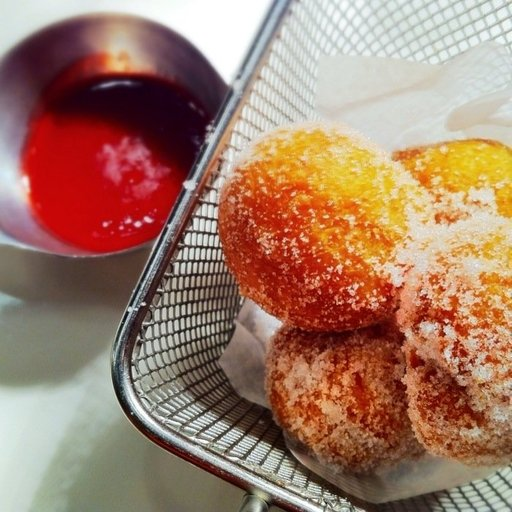
#> input picture 2nd_task/sample.png, 512 x 512 px, found by its file name
$ python depth_processing.py
#> lines starting #> are read from the running program, lines starting #| are printed output that depends on the picture
import cv2
import numpy as np
import os

def load_image(path):
    image = cv2.imread(path)
#> image is the input picture: shape (512, 512, 3); mean B, G, R 104.9, 124.4, 162
    if image is None:
        raise FileNotFoundError(f"이미지 파일을 찾을 수 없습니다: {path}")
    return image

def generate_depth_map(image):
    gray = cv2.cvtColor(image, cv2.COLOR_BGR2GRAY)
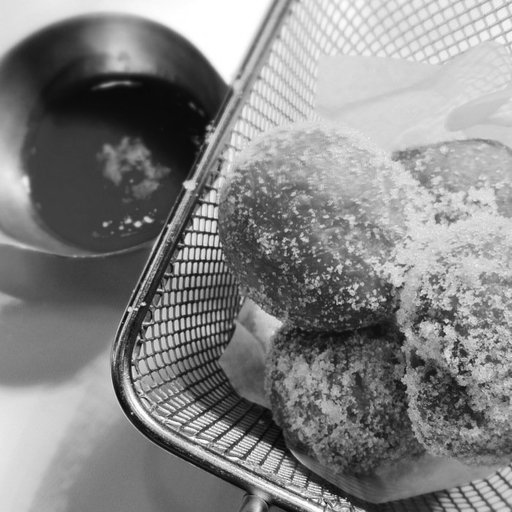
#> gray: shape (512, 512); min 1, max 255, mean 133.4
    depth_map = cv2.applyColorMap(gray, cv2.COLORMAP_JET)
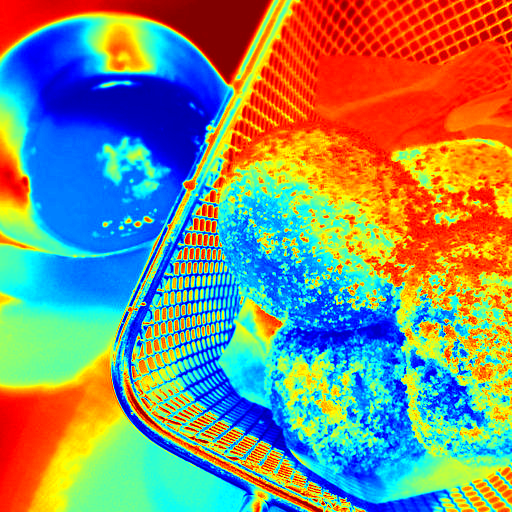
#> depth_map: shape (512, 512, 3); mean B, G, R 119.2, 141.6, 129.7
    return gray, depth_map

def generate_point_cloud(gray_img):
    h, w = gray_img.shape
#> h = 512; w = 512
    X, Y = np.meshgrid(np.arange(w), np.arange(h))
    Z = gray_img.astype(np.float32)
    points_3d = np.dstack((X, Y, Z))
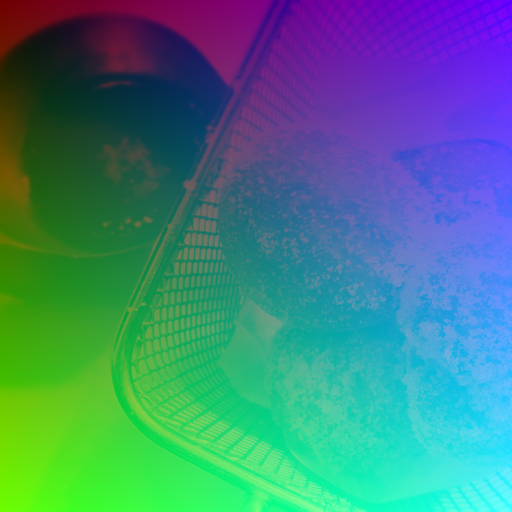
#> points_3d: shape (512, 512, 3) float64; mean of channels 0, 1, 2 255.5, 255.5, 133.4; drawn with min black and max white
    return points_3d

if __name__ == "__main__":
    image = load_image("/Users/sonjiyeon/Desktop/CV_project/2nd_task/sample.png")
    gray, depth = generate_depth_map(image)

    cv2.imshow("Original", image)
    cv2.imshow("Depth Map", depth)
    cv2.waitKey(0)
    cv2.destroyAllWindows()

    points = generate_point_cloud(gray)
    os.makedirs("2nd_task/result", exist_ok=True)

    # 저장
    np.save("2nd_task/result/point_cloud.npy", points)
    cv2.imwrite("2nd_task/result/depth_map.jpg", depth)
